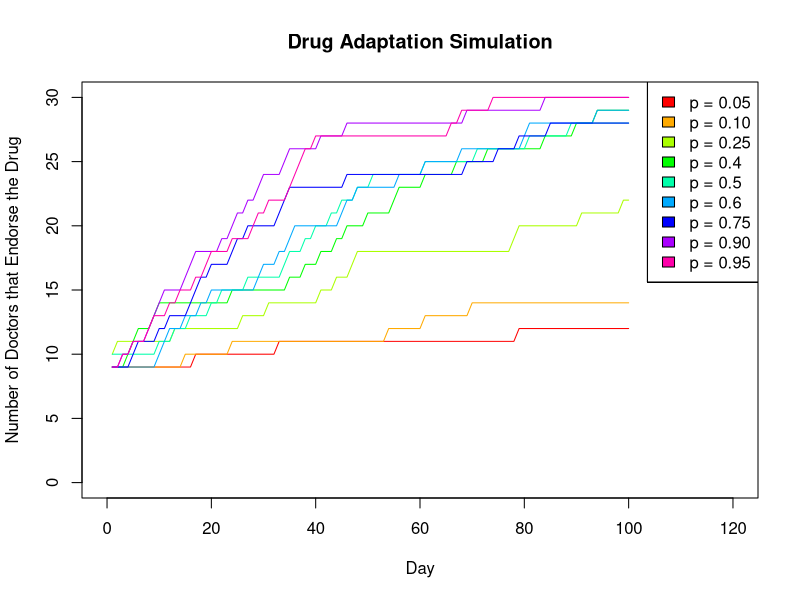

Reproduce this figure in R.
# Homework 6
# Stat 133, Lec 2, Spring 2015
# Due : Friday March 20th by 5 pm

# Review the slides on simulations for this assignment.

# Consider the following model on use of a new drug:
# We have a population of doctors, population size : <n.doctors>
# Every doctor has either adopted the use of a new drug, or not (0/1 status)
# Now write a function that runs a simulation for a period of :
# <n.days> where
# - every day exactly two _random_ doctors meet
# - if one has adopted but the other one has not then the
#   holdout adopts the use of the drug with probability p
# Return a matrix that shows for each day which doctors have adopted
# the use of the drug.

# Input varibles are
# <n.days> : the number of days the simulation should be run for
# <n.doctors> : total number of doctors 
# <initial.doctors> : a 0/1 vector of length <n.doctors>, 1 for adopters
# <p> : the probability that the non-adopter adopts the drug.

# Ouput variable
# <has_adopted> : matrix with <n.doctors> rows and <n.days> columns
#                 i.e. one row for each doctor
#                 the entries are 0 for days where the doctor is a
#                 non-adopter, else 1 (so once a row turns to 1 it stays as 1).

sim.doctors <- function(initial.doctors, n.doctors, n.days, p) {
  vector.doctors <- c()
  this.doctors <- initial.doctors
  for (i in 1:n.days) {
    this.sample <- sample(1:n.doctors, size=2)
    doctor1 <- this.doctors[this.sample[1]]
    doctor2 <- this.doctors[this.sample[2]]
    if ((doctor1 == 0 && doctor2 == 1) || (doctor1 == 1 && doctor2 == 0)) {
      random.number <- runif(1)
      if (random.number < p) {
        this.doctors[this.sample[1]] = 1
        this.doctors[this.sample[2]] = 1
      }      
    }
    vector.doctors <- c(vector.doctors, this.doctors)
  }
  mat <- matrix(vector.doctors, nrow=n.doctors)
  return(mat)

  # Set up the output variable, define it as a matrix then use initial.doctors
  # to set the first column (day)

  # Run a simulation for <n.days> (use a for loop).  In the loop:
  # 1) pick two random doctors
  # 2) check if one has adopted the other hasn't
  # 3) convert the non-adopter with probability p

  # return the output

}

# When you test your function you have to generate <initial.doctors> and
# pick values for the other input parameters.

set.seed(42)
# Generate a value for <initial.doctors> that has 10% 1s and 90% 0s.
# Run your function for at least 5 different values of <p> and plot
# on x-axis: days,
# on y-axis : the number of doctors that have already adopted the drug, on that day
# Put all 5 lines in one figure (e.g. use first plot() then lines() for the subsequent lines)
test.ndoctors <- 30
test.ndays <- 100
test.pvec <- c(0.05, 0.10, 0.25, 0.4, 0.5, 0.6, 0.75, 0.90, 0.95)
test.initial <- sample(0:1, size=test.ndoctors, replace=TRUE, prob=c(0.9, 0.1))

colors = rainbow(9)
return.matrix <- sim.doctors(test.initial, test.ndoctors, test.ndays, test.pvec[1])
counts <- c()
for (i in 1:test.ndays) {
  tabulate <- table(return.matrix[, i])
  counts <- c(counts, c(tabulate[names(tabulate) == 1]))
}
plot(x=1:test.ndays, y=counts, col=colors[1], type="l",
     main="Drug Adaptation Simulation", xlab="Day", 
     ylab="Number of Doctors that Endorse the Drug",
     xlim = c(0, 120), ylim = c(0, 30))

for (i in 2:9) {
  return.matrix <- sim.doctors(test.initial, test.ndoctors, test.ndays, test.pvec[i])
  counts <- c()
  for (j in 1:test.ndays) {
    tabulate <- table(return.matrix[, j])
    counts <- c(counts, c(tabulate[names(tabulate) == 1]))
  }
  lines(x=1:test.ndays, y=counts, col=colors[i], type="l", 
        main="Drug Adaptation Simulation", xlab="Day",
        ylab="Number of Doctors that Endorse the Drug",
        xlim = c(0, 100), ylim = c(0, 30))
  legend("topright", fill = rainbow(9), legend = c("p = 0.05", "p = 0.10", "p = 0.25", "p = 0.4", "p = 0.5", "p = 0.6", "p = 0.75", "p = 0.90", "p = 0.95"))
}
